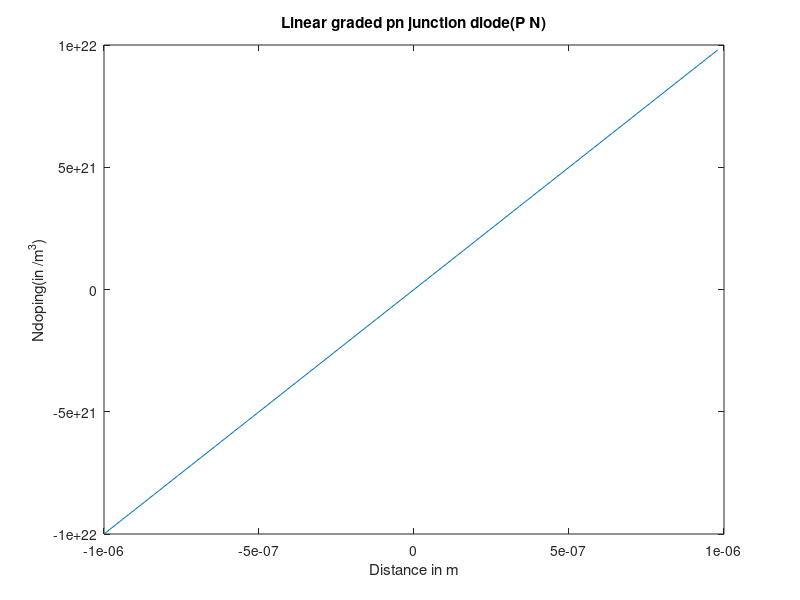
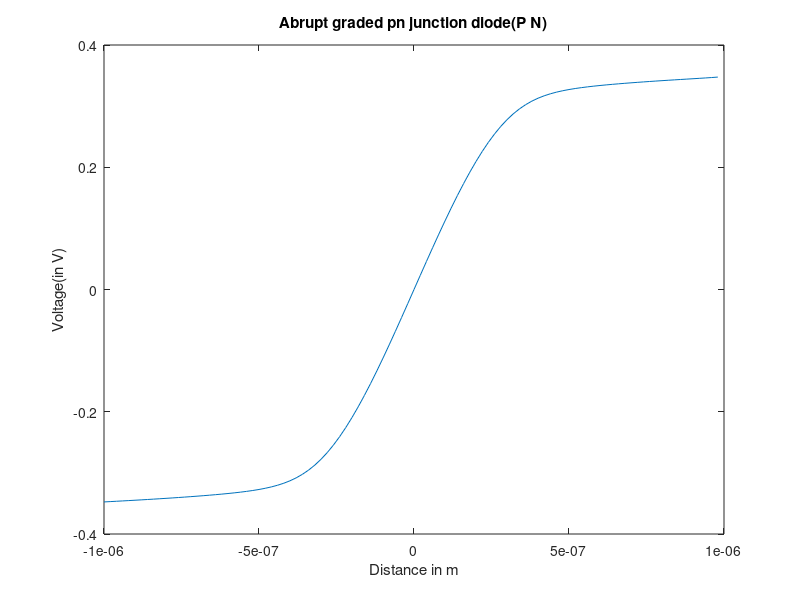
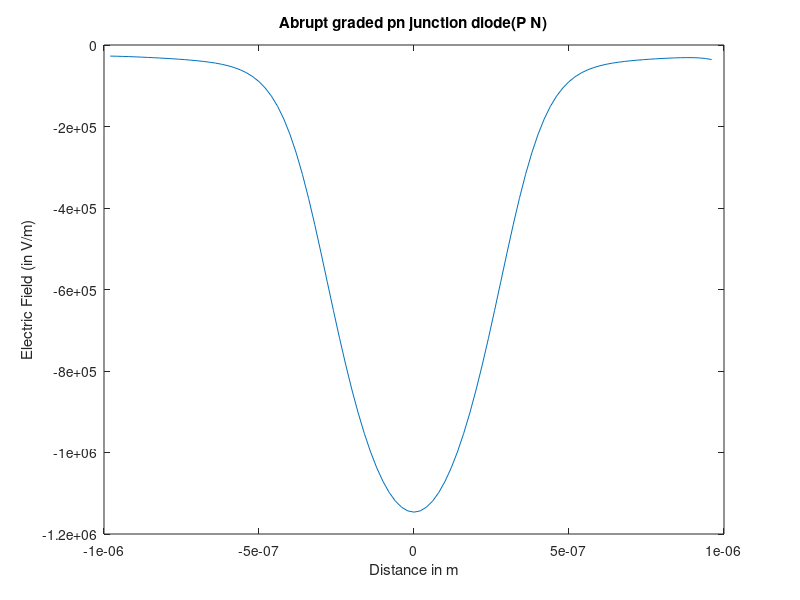
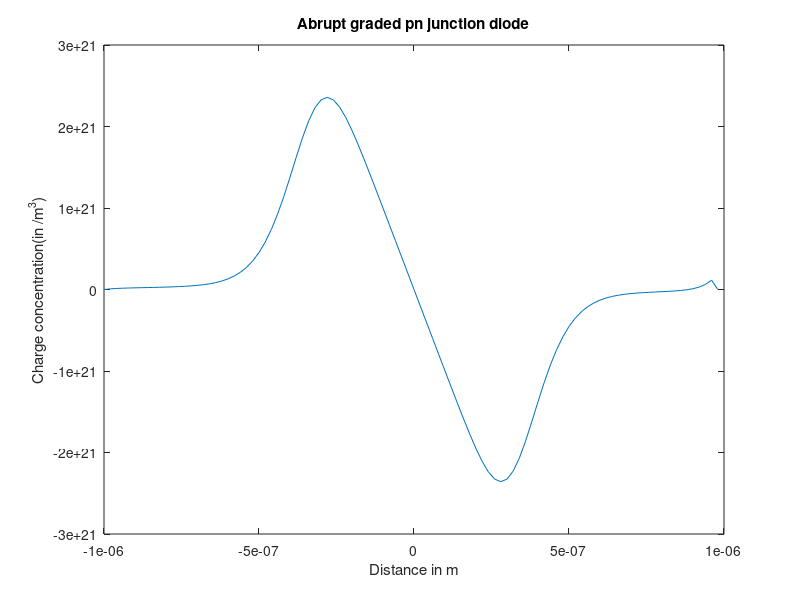

MATLAB code for these plots, in order:
clear
n = 50;
xn = n;
xp = n;
q = (1.60217662 * 10^-19 );
Nd = 10^22;
Na = 10^22;
e_si = 12*8.854 * 10^-12 ;
ni = 1.45*10^(16);
vb = 0.025*log(Na*Nd/(ni* ni));
Width =10^-6;
h = Width/(n);
rho_abrupt = zeros(1,xn+xp);
rho_lin = zeros(1,xn+xp);
x = zeros(1,xn+xp);
vt = 0.025;
m = 2*n;
Eg = 1.12

B = zeros(2*n,1);
del_B = zeros(2*n,1);
B = zeros(2*n,1);
del_B = zeros(2*n,1);
F =  zeros(2*n,1);
J = zeros(2*n,2*n);
V_old = zeros(2*n,1); 
V_new = zeros(2*n,1); 
del_V = zeros(2*n,1); 
Ndop_lin = zeros(2*n,1); 
Ndop_abrupt = zeros(2*n,1); 
rho_lin = zeros(2*n,1);
rho_abrupt = zeros(2*n,1);
n_mat = zeros(2*n,1);
p_mat = zeros(2*n,1);
Ec = zeros(2*n,1);
Ef = zeros(2*n,1);
Ev = zeros(2*n,1);
Ei = zeros(2*n,1);

kt_q =  0.02585;
vmax = kt_q*(log(Na/ni))
V_old(1:n) = -1*vmax;
V_old(n:2*n) = 1*vmax;
value = -1*xp;

for i = 1:xp
    x(i) = value*h;
    Ndop_abrupt(i) = -1*Nd;
    Ndop_lin(i) = x(i)*(Nd + Na)/(2*Width);
    value = value+1;

end
value = 0;
for i = xp+1:xn+xp
    x(i) = value*h;
    Ndop_abrupt(i) = Na;
    Ndop_lin(i) = x(i)*(Nd + Na)/(2*Width);
    value = value+1;
end
%for abrupt
itr = 0;
while(true)
    for i = 2:(xn+xp -1) 
       p = ni*exp(-1*V_old(i)/kt_q);
       n_p = ni*exp(1*V_old(i)/kt_q);
       n_mat(i) =  n_p;
       p_mat(i) = p;
       %%%%%%%%%%%%%%%
       B(i) = -q*(Ndop_lin(i)+ p - n_p)/e_si;
       del_B(i) = -q*(p/(-1*kt_q)-(n_p/kt_q))/e_si;
       F(i) = (V_old(i-1)-2*(V_old(i))+V_old(i+1))/(h*h)- B(i);
       
       J(i,i-1) = 1/(h*h);
       J(i,i) = -1*((2/(h*h))  + del_B(i));
       J(i,i+1) = 1/(h*h);
    end
    B(1) = V_old(1) ;
    B(2*n) = V_old(2*n);
    
    del_B(1) = 0 ;
    del_B(2*n) = 0;
    %%%%%%%%%%%%%%%
    F(1) =  V_old(1) -  B(1);
    F(2*n) = V_old(2*n) -  B(2*n);
    
    J(1,1) = 1-del_B(1);
    J(2*n,2*n) = 1-del_B(2*n);
    del_V = -1.* (J^-1) * F ;
    V_new = V_old + del_V;
    if (max(abs(V_new - V_old)) < 0.000001)
        break
    end
    itr = itr+1
    
    V_old = V_new;
    
end
E_field = zeros(2*n,1); 
for i = 2:(xn+xp -1) 
    E_field(i) = -1*(V_new(i+1) - V_new(i-1))/(2*h);
    Ei(i) = Ef(i) - kt_q*(log(n_mat(i)/ni));
end
Ev = Ei - Eg/2;
Ec = Ei + Eg/2;


E_field = E_field(2:(xn+xp -1));
n_mat = n_mat(2:(xn+xp -1));
p_mat = p_mat(2:(xn+xp -1));
Ec= Ec(2:(xn+xp -1));
Ev = Ev(2:(xn+xp -1));
Ei = Ei(2:(xn+xp -1));
Ef = Ef(2:(xn+xp -1));
x2 = x(2:(xn+xp -1));
       

figure(1)
plot(x,Ndop_lin)
xlabel('Distance in m' )
ylabel('Ndoping(in /m^3)')
title('Linear graded pn junction diode(P N)')

figure(3)
plot(x,V_new)
xlabel('Distance in m' )
ylabel('Voltage(in V)')
title('Abrupt graded pn junction diode(P N)')

figure(4)
plot(x(2:(xn+xp -1)),E_field)
xlabel('Distance in m' )
ylabel('Electric Field (in V/m)')
title('Abrupt graded pn junction diode(P N)')


figure(5)
plot(x,B*e_si/q)
xlabel('Distance in m' )
ylabel('Charge concentration(in /m^3)')
title('Abrupt graded pn junction diode')

figure(6)
semilogy(x2,n_mat,x2,p_mat)
xlabel('Distance in m' )
ylabel('ELetron hole concentration(in /m^3)')
title('Abrupt graded pn junction diode')
legend('Electron','Hole')

figure(7)
plot(x2,Ec,x2,Ev,x2,Ef,x2,Ei)
xlabel('Distance in m' )
ylabel('Bandgap(in ev)')
title('Abrupt graded pn junction diode(P N)')
legend('Ec','Ev','Ef','Ei')







